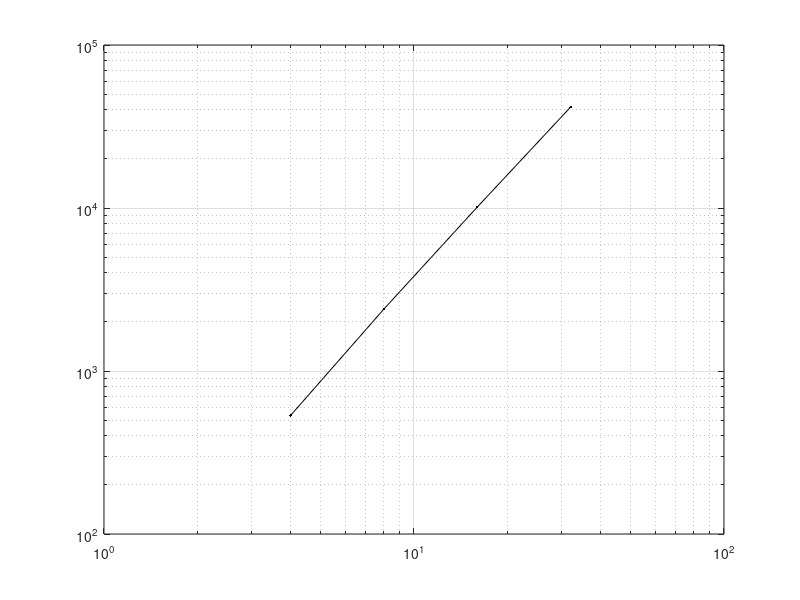
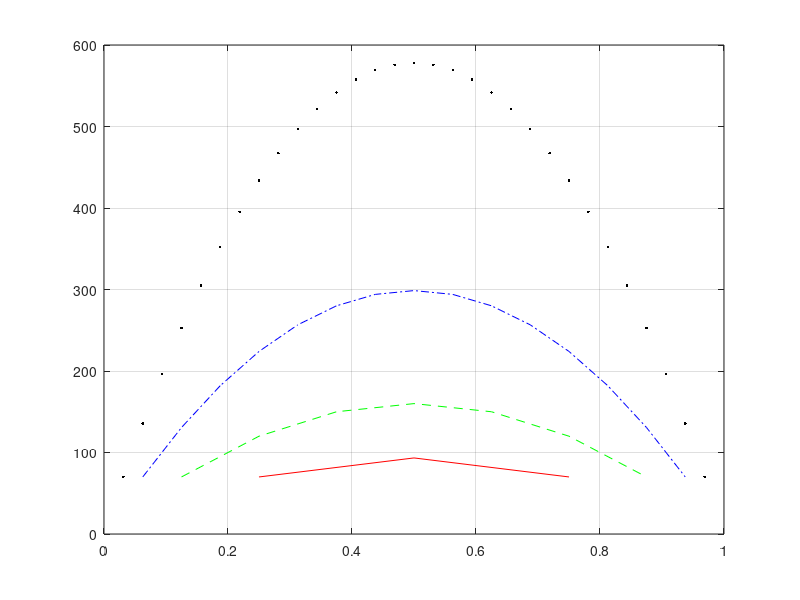

These charts were generated, in order, by the following MATLAB code:
% Take g = 10, v = 6 as constants.
% (a) part i
kappa_vec = [];
t = zeros(32, 4);
ni = [4, 8, 16, 32];
for i = 1:4
    n = ni(i);
    m = linspace(50, 100, n);
    c = 25 - 10*linspace(0, 1, n);
    b = transpose(6.*c -10.*m);
    e = ones(n, 1);
    A = spdiags([-e, e], [-1, 0], n, n);
    A(:, n) = -m;
    tension = A\b;
    display(tension); % output of tension vector
    kappa = condest(A);
    display(kappa); % output of condition number of the matrix
    max_tension = max(tension);
    display(max_tension); % output of maximum tension computed
    kappa_vec = [kappa_vec, kappa]; % store condtion number
    t(1:n,i) = tension; % store tension vectors
end
figure
loglog([4 8 16 32], kappa_vec, 'k.-') % plot condition number vs. n
grid

figure
plot((1:ni(1)-1)/ni(1), t(1:ni(1)-1, 1), 'r-', ...
   (1:ni(2)-1)/ni(2), t(1:ni(2)-1, 2), 'g--', ...
   (1:ni(3)-1)/ni(3), t(1:ni(3)-1, 3), 'b-.', ...
   (1:ni(4)-1)/ni(4), t(1:ni(4)-1, 4), 'k.');
grid
